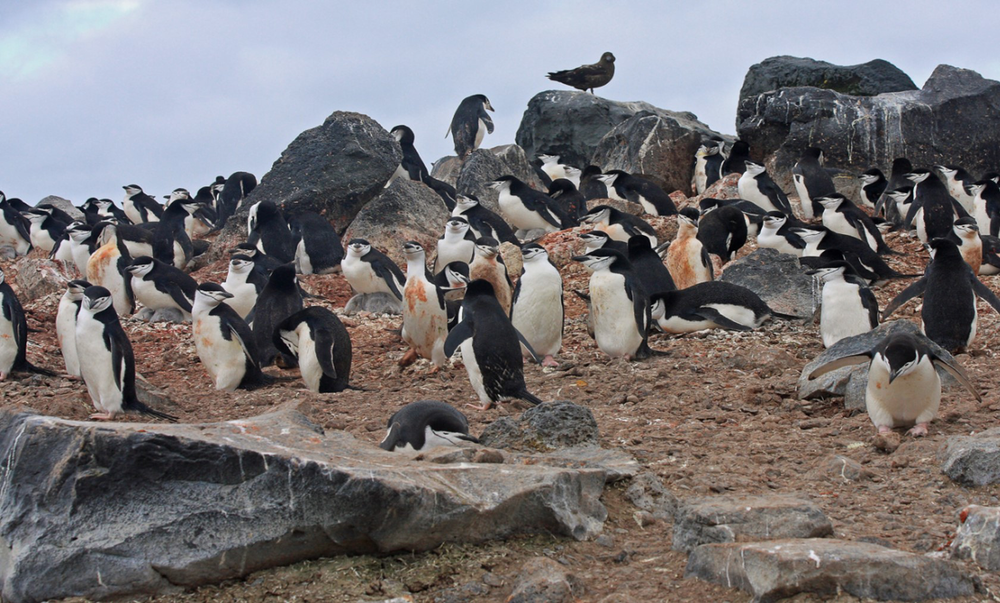
#> input picture Challenge 1/clue.png, 1000 x 603 px, shrunk from 1680 x 1013 before the run
$ python something_pretty.py
#> lines starting #> are read from the running program, lines starting #| are printed output that depends on the picture
#env 3.7
from PIL import Image, ImageFont
from pathlib import Path
import textwrap

def f(imgPath):
#> called with imgPath = 'clue.png'
    image = Image.open(imgPath)
#> image is the input picture: PIL image 1000x603 RGB; mean R, G, B 119, 115.2, 116.9
    red_band = image.split()[0]
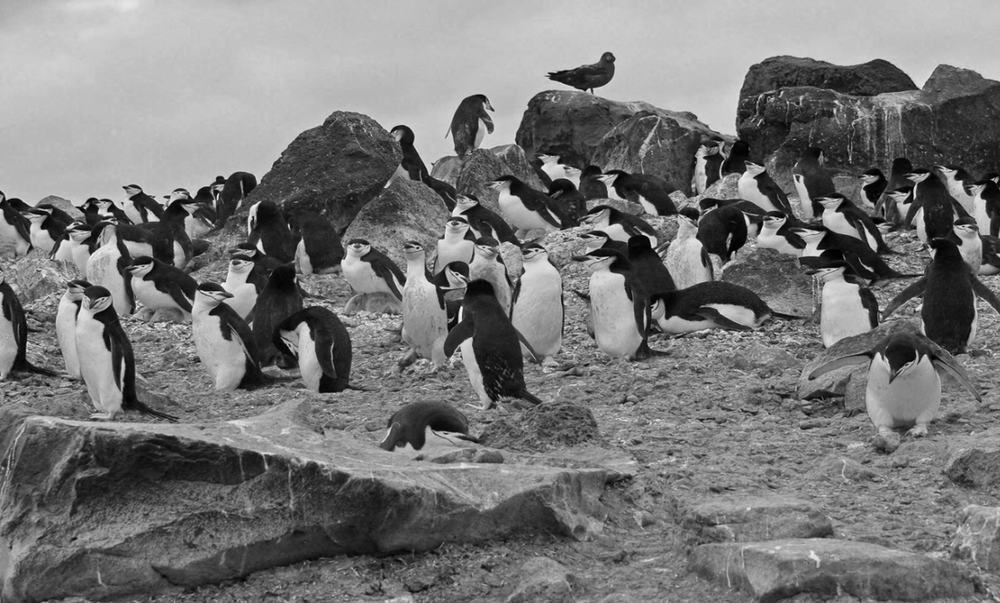
#> red_band: PIL image 1000x603 L; min 0, max 254, mean 119
    xSize = image.size[0]
#> xSize = 1000
    ySize = image.size[1]
#> ySize = 603
    newImage = Image.new("RGB", image.size)
#> newImage: PIL image 1000x603 RGB; every value is 0
    imagePixels = newImage.load()
    for i in range(xSize):
        for j in range(ySize):
            if bin(red_band.getpixel((i, j)))[-1] == '0':
                imagePixels[i, j] = (255, 255, 255)
            else:
                imagePixels[i, j] = (0,0,0)
    newImgPath = str(Path(imgPath).parent.absolute())
    newImage.save(newImgPath + '/text.png')
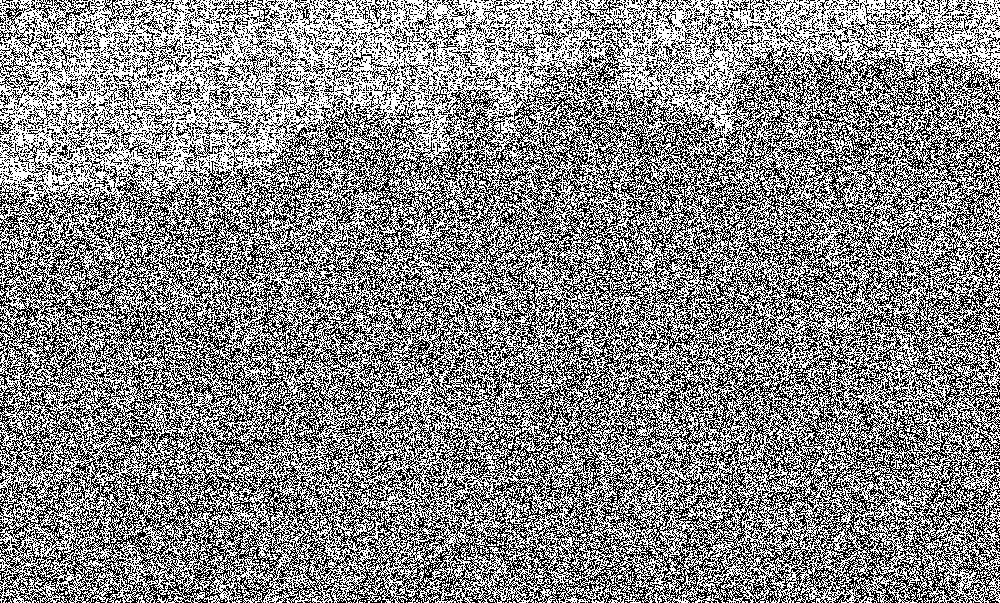
#> saved as text.png: PIL image 1000x603 RGB; 53.3% white; black in thin lines or dots

f('clue.png')
